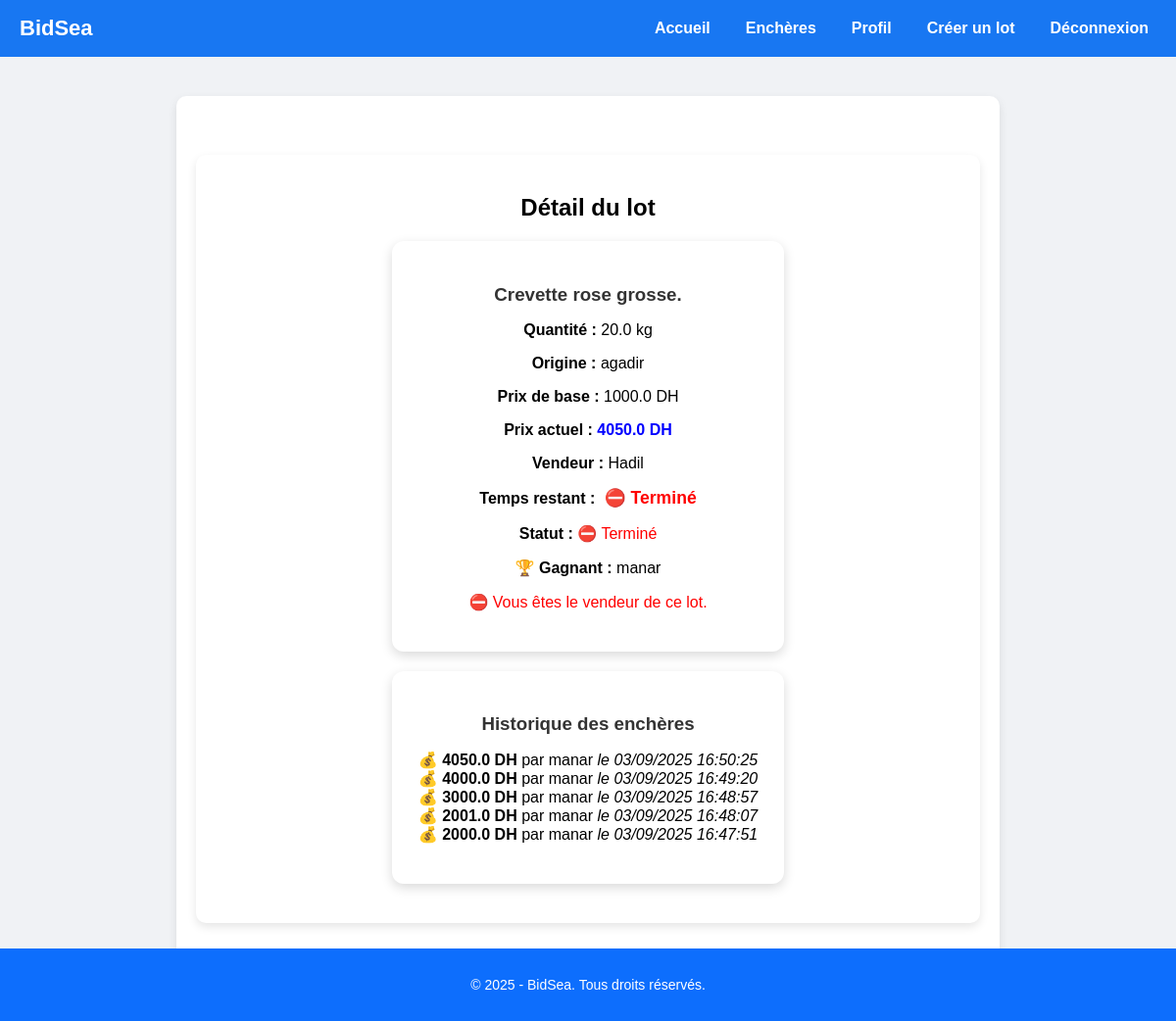
The page /lot/4 (signed in) on the database its author committed.
### app/models.py (models this page shows)
class Lot(db.Model):
    id = db.Column(db.Integer, primary_key=True)
    espece = db.Column(db.String(100), nullable=False)
    poids = db.Column(db.Float, nullable=False)
    origine = db.Column(db.String(100), nullable=True)
    prix_base = db.Column(db.Float, nullable=False)
    prix_actuel = db.Column(db.Float, nullable=False)
    date_fin = db.Column(db.DateTime, nullable=False)
    vendeur_id = db.Column(db.Integer, db.ForeignKey("user.id"), nullable=False)
    email_envoye = db.Column(db.Boolean, default=False)
    def est_termine(self):
        from datetime import datetime
        import pytz
        now = datetime.now(pytz.UTC)
        if self.date_fin.tzinfo is None:
            date_fin = pytz.UTC.localize(self.date_fin)
        else:
            date_fin = self.date_fin
        return now > date_fin

class User(UserMixin, db.Model):
    id = db.Column(db.Integer, primary_key=True)
    nom = db.Column(db.String(100), nullable=False)
    email = db.Column(db.String(120), unique=True, nullable=False)
    mot_de_passe = db.Column(db.String(200), nullable=False)
    role = db.Column(db.String(20), nullable=False)  # acheteur ou vendeur ou admin

class Bid(db.Model):
    id = db.Column(db.Integer, primary_key=True)
    montant = db.Column(db.Float, nullable=False)
    lot_id = db.Column(db.Integer, db.ForeignKey("lot.id"), nullable=False)
    acheteur_id = db.Column(db.Integer, db.ForeignKey("user.id"), nullable=False)
    date = db.Column(db.DateTime, default=lambda: datetime.now(pytz.UTC))

### main.py (the view)
@app.route("/lot/<int:lot_id>")
def detail_lot(lot_id):
    lot = Lot.query.get_or_404(lot_id)
    encheres = Bid.query.filter_by(lot_id=lot.id).order_by(Bid.date.desc()).all()
    statut = "Terminé" if lot.est_termine() else "En cours"
    gagnant = None
    if lot.est_termine() and encheres:
        gagnant = User.query.get(encheres[0].acheteur_id)
    vendeur = User.query.get(lot.vendeur_id)
    encheres_data = []
    for e in encheres:
        acheteur = User.query.get(e.acheteur_id)
        encheres_data.append({
            "montant": e.montant,
            "date": e.date,
            "acheteur": acheteur.nom if acheteur else "Anonyme",
            "acheteur_id": e.acheteur_id
        })
    if lot.est_termine() and gagnant and not lot.email_envoye:
        if gagnant.email and "@" in gagnant.email and "." in gagnant.email:
            try:
                msg = Message(
                    subject="Félicitations 🎉 Vous avez gagné l'enchère !",
                    recipients=[gagnant.email]
                )
                msg.body = (
                    f"Bonjour {gagnant.nom},\n\n"
                    f"Félicitations ! Vous avez remporté le lot : {lot.espece} "
                    f"({lot.poids} kg) pour {lot.prix_actuel} DH.\n\n"
                    f"Merci d'avoir utilisé BidSea.\n\n"
                    f"-- L'équipe BidSea"
                )
                mail.send(msg)
                lot.email_envoye = True
                db.session.commit()
            except Exception as e:
                print("⚠️ Erreur envoi mail gagnant :", e)
        else:
            print(f"⚠️ Email invalide pour gagnant : {gagnant.email}")
    return render_template("detail_lot.html",
                           lot=lot,
                           encheres=encheres_data,
                           vendeur=vendeur,
                           statut=statut,
                           gagnant=gagnant)

### main.py (called while the page is built)
@login_manager.user_loader
def load_user(user_id):
    return User.query.get(int(user_id))

### app/templates/detail_lot.html (shortened to what this page needs)
{% extends "base.html" %}
{% block content %}
<div class="page-container">
    <h2>Détail du lot</h2>
    <div class="card-lot">
        <h3>{{ lot.espece }}</h3>
        <p><strong>Quantité :</strong> {{ lot.poids }} kg</p>
        <p><strong>Origine :</strong> {{ lot.origine }}</p>
        <p><strong>Prix de base :</strong> {{ lot.prix_base }} DH</p>
        <p><strong>Prix actuel :</strong> <span style="color:blue; font-weight:bold;">{{ lot.prix_actuel }} DH</span></p>
        <p><strong>Vendeur :</strong> {{ vendeur.nom }}</p>
        <p><strong>Temps restant :</strong>
            <span id="timer-{{ lot.id }}"
                  class="timer-text"
                  data-endtime="{{ lot.date_fin.strftime('%Y-%m-%dT%H:%M:%SZ') }}">
            </span>
        </p>
        <p><strong>Statut :</strong>
            {% if lot.est_termine() %}
                <span style="color:red;">⛔ Terminé</span>
            {% else %}
                <span style="color:green;">🟢 En cours</span>
            {% endif %}
        </p>
        {% if gagnant %}
            <p><strong>🏆 Gagnant :</strong> {{ gagnant.nom }}</p>
        {% endif %}
        {% if current_user.is_authenticated %}
            {% if current_user.id == lot.vendeur_id %}
                <p style="color:red;">⛔ Vous êtes le vendeur de ce lot.</p>
            {% elif lot.est_termine() %}
                <p style="color:red;">⛔ Enchère terminée.</p>
            {% elif current_user.role == "acheteur" %}
                <form method="POST" action="{{ url_for('encherir', lot_id=lot.id) }}">
                    <label for="montant">💰 Votre offre :</label>
                    <input type="number" name="montant" step="0.1" min="{{ lot.prix_actuel + 1 }}" required>
                    <button type="submit" class="btn-bid">💸 Enchérir</button>
                </form>
            {% endif %}
        {% else %}
            <p><a href="{{ url_for('login') }}">Connectez-vous</a> pour enchérir.</p>
        {% endif %}
    </div>
    <div class="card-lot" style="margin-top:20px;">
        <h3> Historique des enchères</h3>
        {% if encheres %}
            <ul style="list-style:none; padding:0;">
                {% for enchere in encheres %}
                    <li>
                        💰 <strong>{{ enchere.montant }} DH</strong>
                        {% if lot.est_termine() %}
                            par {{ enchere.acheteur }}
                        {% else %}
                            (anonyme )
                        {% endif %}
                        <em> le {{ enchere.date.strftime('%d/%m/%Y %H:%M:%S') }}</em>
                    </li>
                {% endfor %}
            </ul>
        {% else %}
            <p>Aucune enchère pour ce lot.</p>
        {% endif %}
    </div>
</div>
{% endblock %}

### app/static/style.css (style rules this page uses)
body { font-family: Arial, Helvetica, sans-serif; background-color: #f0f2f5; margin: 0; padding: 0; }
.card-lot { background: white; border-radius: 8px; padding: 20px; box-shadow: 0 4px 10px rgba(0,0,0,0.1); text-align: center; }
.card-lot h3 { margin-bottom: 10px; color: #333; }
.card-lot { background: #fff; padding: 25px; margin: 20px auto; border-radius: 12px; box-shadow: 0 4px 12px rgba(0,0,0,0.15); width: 350px; text-align: center; }
.page-container { max-width: 800px; margin: 40px auto; padding: 20px; background: #fff; border-radius: 10px; box-shadow: 0 4px 10px rgba(0,0,0,0.1); text-align: center; }
.timer-text { font-weight: bold; font-size: 1.1rem; margin-left: 5px; }

### rows shown on the page
Lot: espece "Crevette rose grosse.", poids "20.0", origine "agadir", prix_base "1000.0", prix_actuel "4050.0"
User: nom "Hadil"
User: nom "manar", acheteur "manar" "manar" "manar" "manar" "manar"
Bid: montant "4050.0", date "03/09/2025 16:50:25"
Bid: montant "4000.0", date "03/09/2025 16:49:20"
Bid: montant "3000.0", date "03/09/2025 16:48:57"
Bid: montant "2001.0", date "03/09/2025 16:48:07"
Bid: montant "2000.0", date "03/09/2025 16:47:51"
